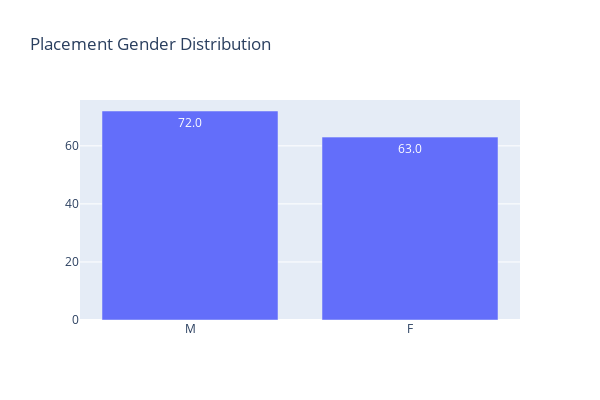

The notebook cell saved with this chart:
### Markdown cell above
# Chart

### Code cell
trace = go.Bar(x=gender_values.index,
               y=[m_percentage,f_percentage],
               text = [m_percentage,f_percentage],
               textposition = 'inside',
               name = 'Placement')
data=[trace]
layout = go.Layout(
    autosize=False,
    width=600,
    height=400,title = "Placement Gender Distribution"
)
fig = go.Figure(data=data, layout=layout)
iplot(fig)

### Figure 1 — Plotly figure (JSON) as saved in the notebook; plotly's stock layout.template omitted (floating-point values rounded to 4 significant figures)
{"data": [{"name": "Placement", "text": ["72.0", "63.0"], "textposition": "inside", "type": "bar", "x": ["M", "F"], "y": [72, 63]}], "layout": {"autosize": false, "height": 400, "title": {"text": "Placement Gender Distribution"}, "width": 600}}
